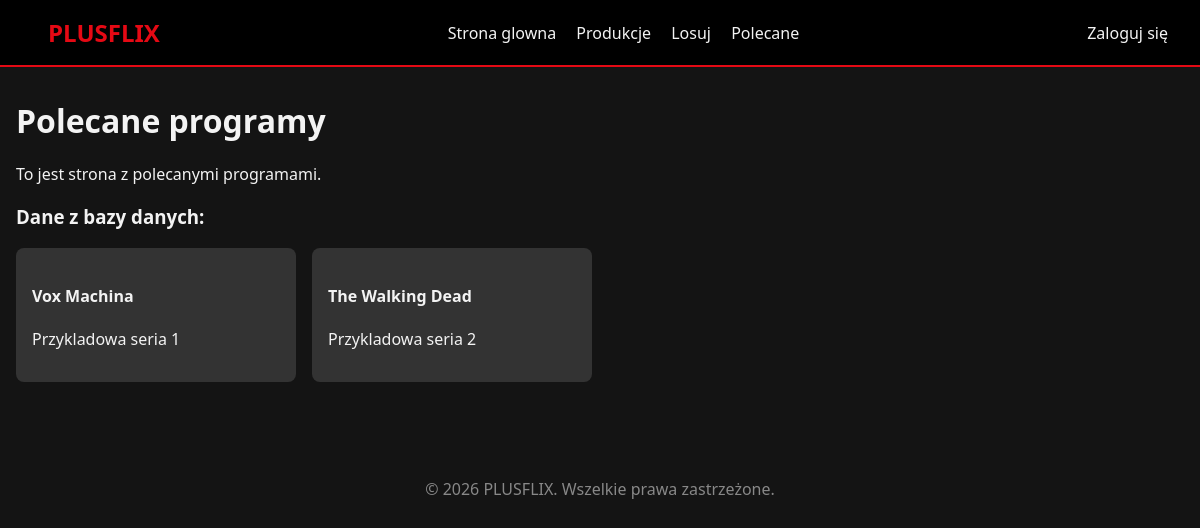
The page /public/recommended on the database its author committed.
### tables this page shows
CREATE TABLE IF NOT EXISTS series (
    id INT AUTO_INCREMENT PRIMARY KEY,
    title VARCHAR(50) NOT NULL,
    description TEXT NOT NULL,
    genre VARCHAR(100),
    streaming_site VARCHAR(100)
);

### app/Controllers/Recommended.php (called while the page is built, shortened)
<?php
class Recommended extends Controller {
    private $recommendedModel;
    public function __construct() {
        $this->recommendedModel = $this->model('Recommended');
    }
    public function index(): void {
        $recommended = $this->recommendedModel->getSeriesData();
        $data = [
            'title' => 'Polecane programy',
            'description' => 'To jest strona z polecanymi programami.',
            'series' => $recommended
        ];
        $this->view('pages/recommended', $data);
    }
}
?>

### core/Router.php (called while the page is built, shortened)
<?php
class Router {
    protected string $currentMethod = 'index';
    public function __construct() {
        $url = $this->getUrl();
        if ($url && strtolower($url[0]) === 'detail') {
            $this->currentController = 'App\\Controllers\\Pages';
            $this->currentMethod = 'detail';
            unset($url[0]);
        } elseif ($url && file_exists('../app/Controllers/' . ucwords($url[0]) . '.php')) {
            unset($url[0]);
        }
        $this->currentController = new $this->currentController;
        $this->params = $url ? array_values($url) : [];
        call_user_func_array([$this->currentController, $this->currentMethod], $this->params);
    }
    public function getUrl(): ?array {
        if (isset($_GET['url'])) {
            $url = rtrim($_GET['url'], '/');
            $url = filter_var($url, FILTER_SANITIZE_URL);
            return explode('/', $url);
        }
        return null;
    }
}

### public/index.php (called while the page is built, shortened)
<?php
spl_autoload_register(function($className) {
    $className = str_replace('\\', '/', $className);
    $file = '../' . $className . '.php';
});
$init = new Router();

### core/Database.php (called while the page is built, shortened)
<?php
class Database {
    private string $host = DB_HOST;
    private string $user = DB_USER;
    private string $pass = DB_PASS;
    private string $dbname = DB_NAME;
    private ?PDO $dbh = null;
    private $stmt;
    public function __construct() {
        $dsn = 'mysql:host=' . $this->host . ';dbname=' . $this->dbname;
        $options = [
            PDO::ATTR_PERSISTENT => true,
            PDO::ATTR_ERRMODE => PDO::ERRMODE_EXCEPTION,
            PDO::ATTR_DEFAULT_FETCH_MODE => PDO::FETCH_OBJ
        ];
        try {
            $this->dbh = new PDO($dsn, $this->user, $this->pass, $options);
        } catch (PDOException $e) {
            $this->error = $e->getMessage();
            echo "Błąd połączenia: " . $this->error;
        }
    }
    public function query(string $sql): void {
        $this->stmt = $this->dbh->prepare($sql);
    }
    public function execute(): bool {
        return $this->stmt->execute();
    }
    public function resultSet(): array {
        $this->execute();
        return $this->stmt->fetchAll();
    }
}

### app/Models/Recommended.php (called while the page is built, shortened)
<?php
class Recommended {
    private Database $db;
    public function __construct(Database $db) {
        $this->db = $db;
    }
    public function getSeriesData(): array {
        $this->db->query("SELECT * FROM series");
        return $this->db->resultSet();
    }
}
?>

### app/Views/pages/recommended.php (the view, shortened to what this page needs)
<h1><?php echo isset($title) ? htmlspecialchars($title) : ''; ?></h1>
<p><?php echo isset($description) ? htmlspecialchars($description) : ''; ?></p>
<h3>Dane z bazy danych:</h3>
<div class="grid">
    <?php if (!empty($series)) : ?>
        <?php foreach($series as $item) : ?>
            <div class="card">
                <h4><?php echo isset($item->title) ? htmlspecialchars($item->title) : ''; ?></h4>
                <p><?php echo isset($item->description) ? htmlspecialchars($item->description) : ''; ?></p>
            </div>
        <?php endforeach; ?>
    <?php else : ?>
        <p>Brak danych.</p>
    <?php endif; ?>
</div>

### public/css/style.css (style rules this page uses)
:root { --primary: #e50914; --dark: #141414; --light: #f3f3f3; --grey: #333; }
body { font-family: 'Segoe UI', Tahoma, Geneva, Verdana, sans-serif; margin: 0; background-color: var(--dark); color: var(--light); }
.card { background: var(--grey); padding: 1rem; border-radius: 8px; margin-bottom: 1rem; }
.grid { display: grid; grid-template-columns: repeat(auto-fill, minmax(250px, 1fr)); gap: 1rem; }

### rows shown on the page
series: title "Vox Machina", description "Przykladowa seria 1"
series: title "The Walking Dead", description "Przykladowa seria 2"

### other values the page prints
$title "Polecane programy"
$description "To jest strona z polecanymi programami."
